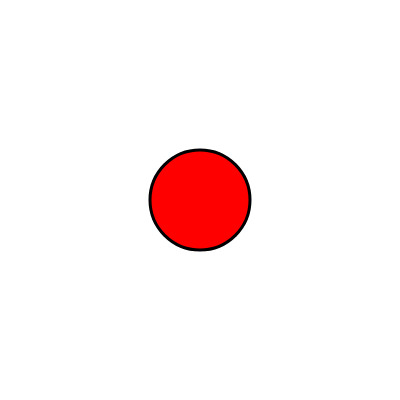
Frame 1 (no input)
Frame 60 (no input): identical to frame 1, image omitted
Frame 120 (the mouse pressed at the canvas centre since frame 60): identical to frame 1, image omitted

The p5.js sketch that drew this single still picture (run headless with seeded random() and noise() and a simulated clock; from frame 60 on, the mouse is pressed at the canvas centre):

// p5.js sketch
// ── sketch.js
function setup(){
  createCanvas(400,400);
  background(255);
}

function draw() {
  background(255);
  stroke(0);
  strokeWeight(3);
  
  if(mouseX<width/2) {
    if(mouseY<height/2){
      fill(255,0,0);
    
    }
    else{
      fill(0,255,0);
    }
  }
  
  
  if (mouseX > width / 2) 
   if (mouseY < height / 2) {
    fill(0, 255, 0); 
  }
  
  if (mouseX > width / 2) 
   if (mouseY > height / 2) {
    fill(0, 0, 0); 
  }
  
 if (mouseX < width / 2) {
  if (mouseY > height / 2) 
    fill(255, 255, 0); 
  }
      
   
  circle(width/2,height/2,height/4);
  
}
